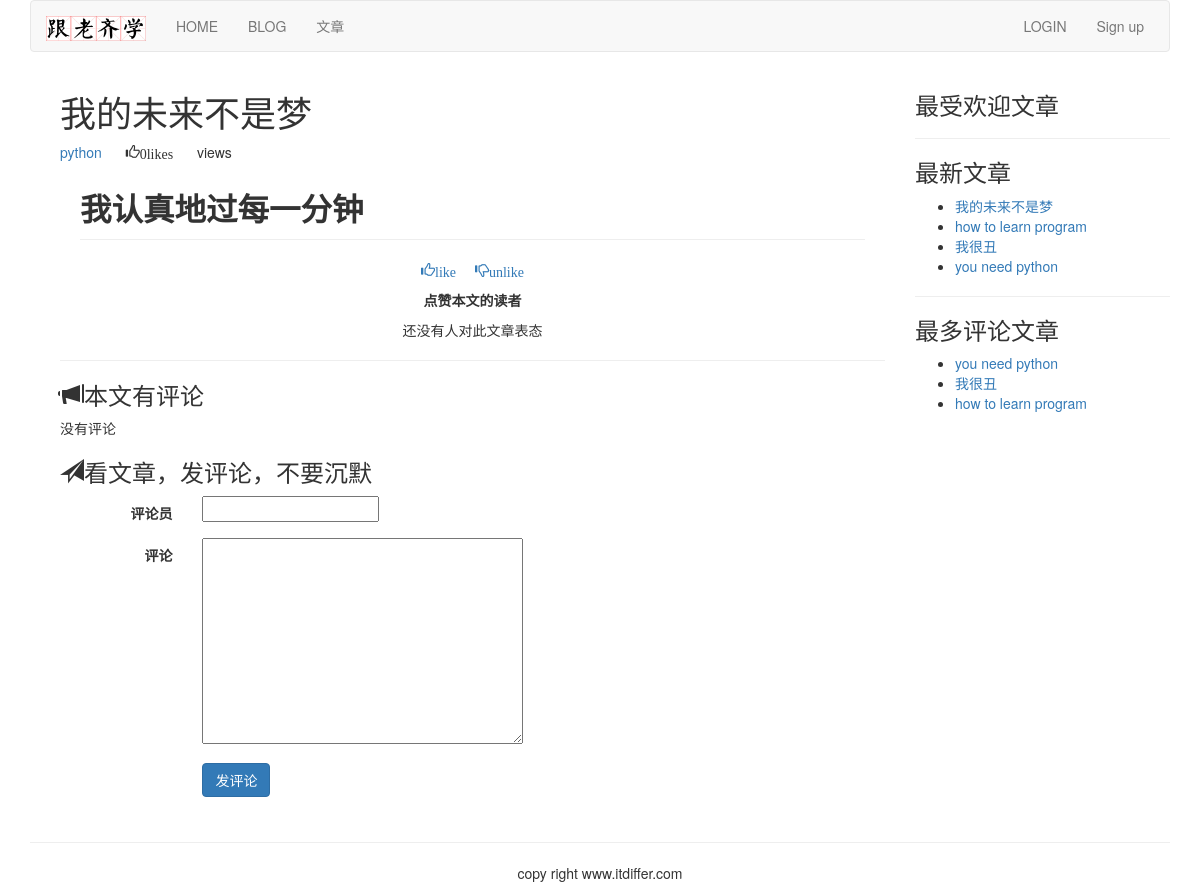
Before: /article/list-article-detail/5/Wo-De-Wei-Lai-Bu-Shi-Meng/ with the older database file.
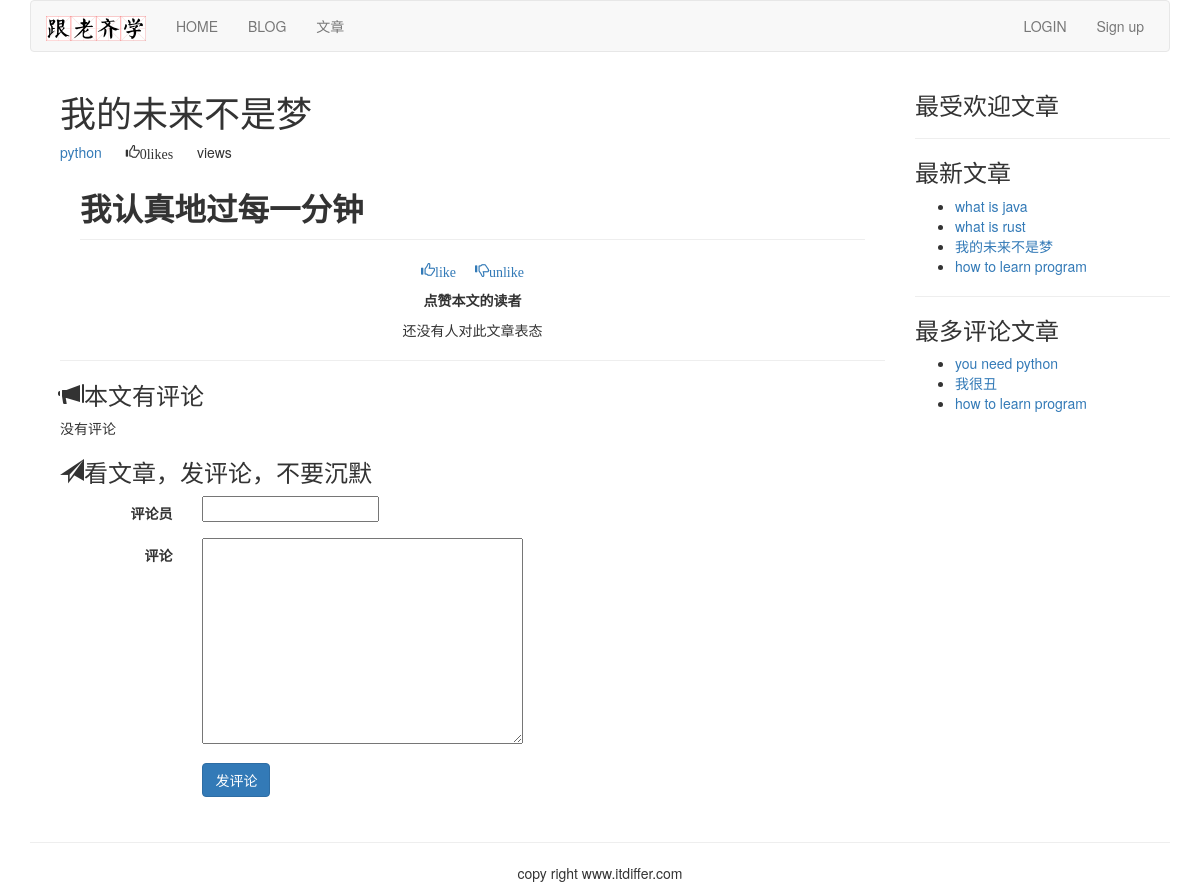
After: the same page with the newer database file.
### article/models.py (models this page shows, shortened)
class ArticlePost(models.Model):
	author = models.ForeignKey(User, on_delete=models.CASCADE, related_name="article")
	title = models.CharField(max_length=200)
	slug = models.SlugField(max_length=500)
	column = models.ForeignKey(ArticleColumn, on_delete=models.CASCADE, related_name="article_column")
	body = models.TextField()
	created = models.DateTimeField(default=timezone.now)    #②
	updated = models.DateTimeField(auto_now=True)
	users_like = models.ManyToManyField(User, related_name="articles_like", blank=True)
	class Meta:
		ordering = ("-updated",)
		index_together = (('id', 'slug'),)    #③
	def get_url_path(self):
		return reverse("article:list_article_detail", args=[self.id, self.slug])

### article/list_views.py (the view)
# urls.py: re_path(r'^article-detail/(?P<id>\d+)/(?P<slug>[-\w]+)/$', views.article_detail, name="article_detail"),
def article_detail(request, id, slug):
	article = get_object_or_404(ArticlePost, id=id, slug=slug)
	total_views = r.incr("article:{}:views".format(article.id))
	r.zincrby('article_ranking', article.id, 1)
	article_ranking = r.zrange('article_ranking', 0, -1, desc=True)[:10]
	article_ranking_ids = [int(id) for id in article_ranking]
	most_viewed = list(ArticlePost.objects.filter(id__in=article_ranking_ids))
	most_viewed.sort(key=lambda x: article_ranking_ids.index(x.id))
	if request.method == "POST":    #①
		comment_form = CommentForm(data=request.POST)
		if comment_form.is_valid():
			new_comment = comment_form.save(commit=False)
			new_comment.article = article
			new_comment.save()
	else:
		comment_form = CommentForm()
	return render(request, "article/list/article_detail.html", {"article":article, "total_views":total_views, "most_viewed": most_viewed, "comment_form":comment_form})

### article/forms.py
class CommentForm(forms.ModelForm):
	class Meta:
		model = Comment
		fields = ("commentator", "body",)

### article/templatetags/article_tags.py (called while the page is built)
@register.inclusion_tag('article/list/latest_articles.html')    #①
def latest_articles(n=5):    #②
	latest_articles = ArticlePost.objects.order_by("-created")[:n]    #③
	return {"latest_articles": latest_articles}    #④

@register.simple_tag    #①
def most_commented_articles(n=3):    #②
	return ArticlePost.objects.annotate(total_comments=Count('comments')).order_by("-total_comments")[:n]    #③

@register.filter(name='markdown')    #①
def markdown_filter(text):    #②
	return mark_safe(markdown.markdown(text))    #③

### templates/article/list/article_detail.html (shortened to what this page needs)
{% extends "base.html" %}
{% load article_tags %}
{% load staticfiles %}
{% block content %}
{% with total_likes=article.users_like.count users_like=article.users_like.all %}
<div class="container">
<div class="col-md-9">
    <header>
        <h1>{{ article.title }}</h1>
        <p>
        <a href="{% url 'article:author_articles' article.author.username %}">
            {{ article.author.username }}
        </a>
        <span style="margin-left:20px" class="glyphicon glyphicon-thumbs-up">{{ total_likes }}like{{ total_likes | pluralize }}</span>
        <span style="margin-left: 20px">{{ total_views }}view{{ total_views | pluralize }}</span>
    </p>
    </header>
    <link rel="stylesheet" href="{% static 'editor/css/editormd.preview.css' %}" />
    <div id='editormd-view'>
{{ article.body | markdown }}
    </div>
    <div>
        <p class="text-center">
            <a onclick="like_article({{article.id}}, 'like')" href="#"><span class="glyphicon glyphicon-thumbs-up">like</span></a>
            <a onclick="like_article({{article.id}}, 'unlike')" href="#"><span style="margin-left: 15px;" class="glyphicon glyphicon-thumbs-down">unlike</span></a>
        </p>
    </div>
    <div>
        <p class="text-center"><strong>点赞本文的读者</strong></p>
        {% for user in article.users_like.all %}
        <p class="text-center">{{ user.username }}</p>
        {% empty %}
        <p class="text-center">还没有人对此文章表态</p>
        {% endfor %}
    </div>
    <hr>
    <div>
        <h3><span class="glyphicon glyphicon-bullhorn"></span>本文有{{ comments.count }}评论</h3>
        {% for comment in article.comments.all %}
        <div>
            <p><strong>{{ comment.commentator }}</strong>说：</p>
            <p style="margin-left:40px;">{{ comment.body }}</p>
        </div>
        {% empty %}
        <p>没有评论</p>
        {% endfor %}
        <h3><span class="glyphicon glyphicon-send"></span>看文章，发评论，不要沉默</h3>
        <form action="." method="post" class="form-horizontal" role="form">{% csrf_token %}
            <div class="form-group">
                <label for="inputEmail3" class="col-sm-2 control-label">评论员</label>
                <div class="col-sm-10">
                    {{ comment_form.commentator}}
                </div>
            </div>
            <div class="form-group">
                <label for="inputEmail3" class="col-sm-2 control-label">评论</label>
                <div class="col-sm-10">
                    {{ comment_form.body }}
                </div>
            </div>
            <div class="form-group">
                <div class="col-sm-offset-2 col-sm-10">
                    <p><input type="submit" name="" value="发评论" class="btn btn-primary"></p>
                </div>
            </div>
        </form>
    </div>
</div>
<div class="col-md-3">
        <p class="text-center"><h3>最受欢迎文章</h3></p>
        <hr>
        <p class="text-center"><h3>最新文章</h3></p>
        {% latest_articles 4 %}
        <hr>
        <p class="text-center"><h3>最多评论文章</h3></p>
        {% most_commented_articles as most_comments %}
        <ul>
            {% for comment_article in most_comments %}
        <li>
            <a href="{{comment_article.get_url_path}}">{{ comment_article.title }}</a>
        </li>
        {% endfor %}
        </ul>
</div>
</div>
{% endwith %}
{% endblock %}

### templates/article/list/latest_articles.html
<ul>
    {% for article in latest_articles %}
    <li>
        <a href="{{ article.get_url_path }}">{{ article.title }}</a>
    </li>
    {% endfor %}
</ul>

Changed rows visible on the page:
no longer on one of the page's lists (row unchanged): ArticlePost: title "you need python"
no longer on one of the page's lists (row unchanged): ArticlePost: title "我很丑"
added ArticlePost: title "what is java", shown under "最新文章"
added ArticlePost: title "what is rust", shown under "最新文章"
